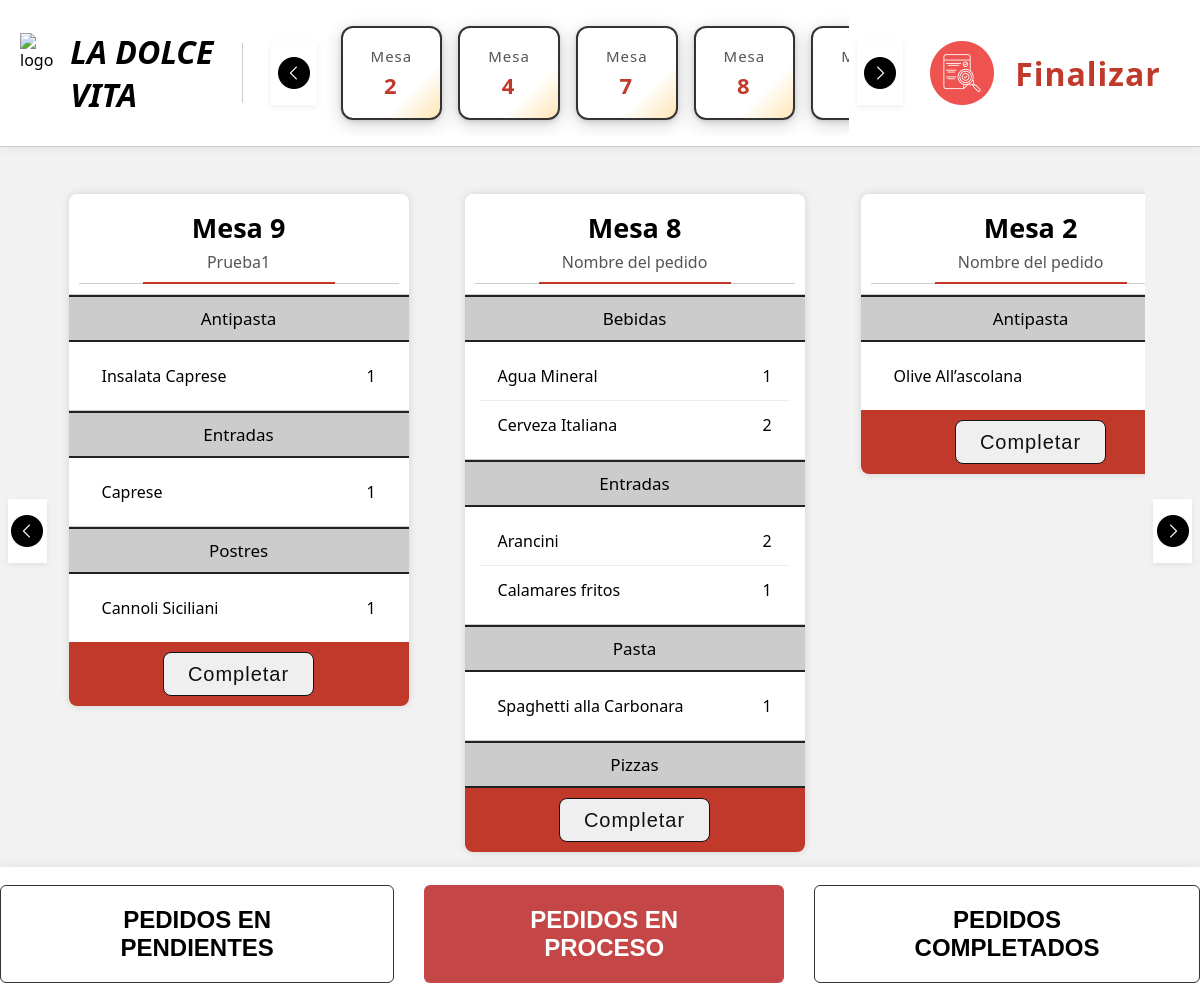
Screenshot of /Php/Cocina-Enproceso.php with the database file from the repository.
### tables this page shows
CREATE TABLE `orders` (
  `id` int(11) NOT NULL,
  `table_id` int(11) NOT NULL,
  `name` varchar(255) DEFAULT NULL,
  `status` enum('pendiente','en cocina','entregado') NOT NULL DEFAULT 'pendiente',
  `created_at` timestamp NOT NULL DEFAULT current_timestamp(),
  `updated_at` timestamp NOT NULL DEFAULT current_timestamp() ON UPDATE current_timestamp()
);

CREATE TABLE `tables` (
  `id` int(11) NOT NULL,
  `number` int(11) NOT NULL
);

CREATE TABLE `order_dishes` (
  `id` int(11) NOT NULL,
  `order_id` int(11) NOT NULL,
  `dish_id` int(11) NOT NULL,
  `quantity` int(11) NOT NULL
);

CREATE TABLE `dishes` (
  `id` int(11) NOT NULL,
  `name` varchar(255) NOT NULL,
  `description` text DEFAULT NULL,
  `price` decimal(10,2) NOT NULL,
  `image_url` text DEFAULT NULL,
  `category_id` int(11) NOT NULL,
  `is_active` tinyint(1) DEFAULT 1
);

### Php/Cocina-Enproceso.php (the view, shortened to what this page needs)
<!DOCTYPE html>
<html lang="es">
<head>
  <link rel="stylesheet" href="../Css/Cocina-Enproceso.css">
</head>
<body>
  <div class="top-bar">
    <div class="logo-section">
       <img src="../Assets/Images/La Dolce Vita icon.png" alt="logo"  />
      <span><strong>LA DOLCE VITA</strong></span>
    </div>
    <?php
    $conn = new mysqli("localhost", "root", "", "la_dolce_vita");
    $sql_mesas = "SELECT DISTINCT t.number AS mesa_num
                  FROM orders o
                  JOIN tables t ON o.table_id = t.id
                  WHERE o.status = 'en cocina'
                  ORDER BY t.number ASC";
    $result_mesas = $conn->query($sql_mesas);
    ?>
    <button class="slider-btn" id="slider-left"></button>
    <div class="mesa-container" id="mesa-slider">
      <?php
      if ($result_mesas && $result_mesas->num_rows > 0) {
        while ($row = $result_mesas->fetch_assoc()) {
          ?>
          <div class="mesa-box">
            <div class="mesa-title">Mesa</div>
            <div class="mesa-id"><?php echo htmlspecialchars($row['mesa_num']); ?></div>
          </div>
          <?php
        }
      } else {
        echo "<div style='padding:1rem 2rem;color:#888;font-size:1.2rem;'>No hay mesas con pedidos en cocina.</div>";
      }
      ?>
    </div>
    <button class="slider-btn" id="slider-right"></button>
    <div class="finalizar" onclick="window.location.href='Administrador-menu.php'">
      <img src="../Assets/Images/logos/checking.png" alt="icono salir"/>
      <span>Finalizar</span>
    </div>
  </div>
  <div style="display: flex; align-items: flex-start; justify-content: center;">
    <button class="carousel-btn" id="carousel-left"></button>
    <div class="container" id="pedido-carousel">
      <?php
      $conn = new mysqli("localhost", "root", "", "la_dolce_vita");
      $sql_pedidos = "SELECT o.id, o.table_id, o.name, t.number as mesa_num
                      FROM orders o
                      JOIN tables t ON o.table_id = t.id
                      WHERE o.status = 'en cocina'
                      ORDER BY o.created_at ASC";
      $result_pedidos = $conn->query($sql_pedidos);
      $categorias = [];
      $sql_categorias = "SELECT id, name FROM categories";
      $result_categorias = $conn->query($sql_categorias);
      while ($row = $result_categorias->fetch_assoc()) {
        $categorias[$row['id']] = $row['name'];
      }
      if ($result_pedidos && $result_pedidos->num_rows > 0) {
        while ($pedido = $result_pedidos->fetch_assoc()) {
          $pedido_id = $pedido['id'];
          $mesa_num = $pedido['mesa_num'];
          $nombre_pedido = $pedido['name'] ? htmlspecialchars($pedido['name']) : "Pedido sin nombre";
          $sql_platos = "SELECT od.quantity, d.name as plato, d.category_id, c.name as categoria
                         FROM order_dishes od
                         JOIN dishes d ON od.dish_id = d.id
                         JOIN categories c ON d.category_id = c.id
                         WHERE od.order_id = $pedido_id
                         ORDER BY d.category_id, d.name";
          $result_platos = $conn->query($sql_platos);
          $platos_por_categoria = [];
          if ($result_platos) {
            while ($row = $result_platos->fetch_assoc()) {
              $cat = $row['categoria'];
              if (!isset($platos_por_categoria[$cat])) $platos_por_categoria[$cat] = [];
              $platos_por_categoria[$cat][] = [
                'nombre' => $row['plato'],
                'cantidad' => $row['quantity']
              ];
            }
          }
          ?>
          <div class="mesa-card">
            <div class="mesa-header">Mesa <?php echo htmlspecialchars($mesa_num); ?></div>
            <div class="pedido-subtitle"><?php echo $nombre_pedido; ?></div>
            <?php foreach ($categorias as $cat_id => $cat_nombre): ?>
              <?php if (!empty($platos_por_categoria[$cat_nombre])): ?>
                <div class="accordion">
                  <div class="accordion-header"><?php echo htmlspecialchars($cat_nombre); ?></div>
                  <div class="accordion-content">
                    <?php foreach ($platos_por_categoria[$cat_nombre] as $plato): ?>
                      <div class="plato-item">
                        <span><?php echo htmlspecialchars($plato['nombre']); ?></span>
                        <span><?php echo intval($plato['cantidad']); ?></span>
                      </div>
                    <?php endforeach; ?>
                  </div>
                </div>
              <?php endif; ?>
            <?php endforeach; ?>
            <div class="footer-bar">
              <form method="post" style="display:inline;">
                <button class="btn-preparar" type="submit">Completar</button>
              </form>
            </div>
          </div>
          <?php
        }
      } else {
        echo "<div style='padding:2rem;font-size:1.3rem;color:#888;'>No hay pedidos en cocina.</div>";
      }
      ?>
    </div>
    <button class="carousel-btn" id="carousel-right"></button>
  </div>
  <div class="botonera">
    <button onclick="window.location.href='Cocina-Pendientes.php'">PEDIDOS EN PENDIENTES</button>
    <button class="activo">PEDIDOS EN PROCESO</button>
    <button onclick="window.location.href='Cocina-Completados.php'">PEDIDOS COMPLETADOS</button>
  </div>
</body>
</html>

### Php/Cocina-Enproceso.php (style rules this page uses)
.botonera { display: flex; gap: 30px; justify-content: center; left: 0; right: 0; bottom: 0; margin: 0; background: #fff; border-radius: 0; box-shadow: 0 -2px 10px rgba(0,0,0,0.06); padding: 18px 0; z-index: 100; }
.botonera button { padding: 20px 45px; font-size: 1.5rem; font-weight: bold; border: 1px solid #333; border-radius: 6px; background-color: white; color: black; cursor: pointer; transition: all 0.3s ease; }
.botonera .activo { background-color: #c54646; color: white; border: none; }

### rows the page displays
orders: table.number "9", name "Prueba1", cat_nombre "Antipasta", cat_nombre "Entradas", cat_nombre "Postres"
order_dishes: dish.name "Insalata Caprese", quantity "1"
order_dishes: dish.name "Caprese", quantity "1"
order_dishes: dish.name "Cannoli Siciliani", quantity "1"
orders: table.number "8", name "Nombre del pedido", cat_nombre "Bebidas", cat_nombre "Entradas", cat_nombre "Pasta", cat_nombre "Pizzas"
order_dishes: dish.name "Agua Mineral", quantity "1"
order_dishes: dish.name "Cerveza Italiana", quantity "2"
order_dishes: dish.name "Arancini", quantity "2"
order_dishes: dish.name "Calamares fritos", quantity "1"
order_dishes: dish.name "Spaghetti alla Carbonara", quantity "1"
orders: table.number "2", name "Nombre del pedido", cat_nombre "Antipasta"
order_dishes: dish.name "Olive All’ascolana"

### other values shown
$row['mesa_num'] "2"
$row['mesa_num'] "4"
$row['mesa_num'] "7"
$row['mesa_num'] "8"
